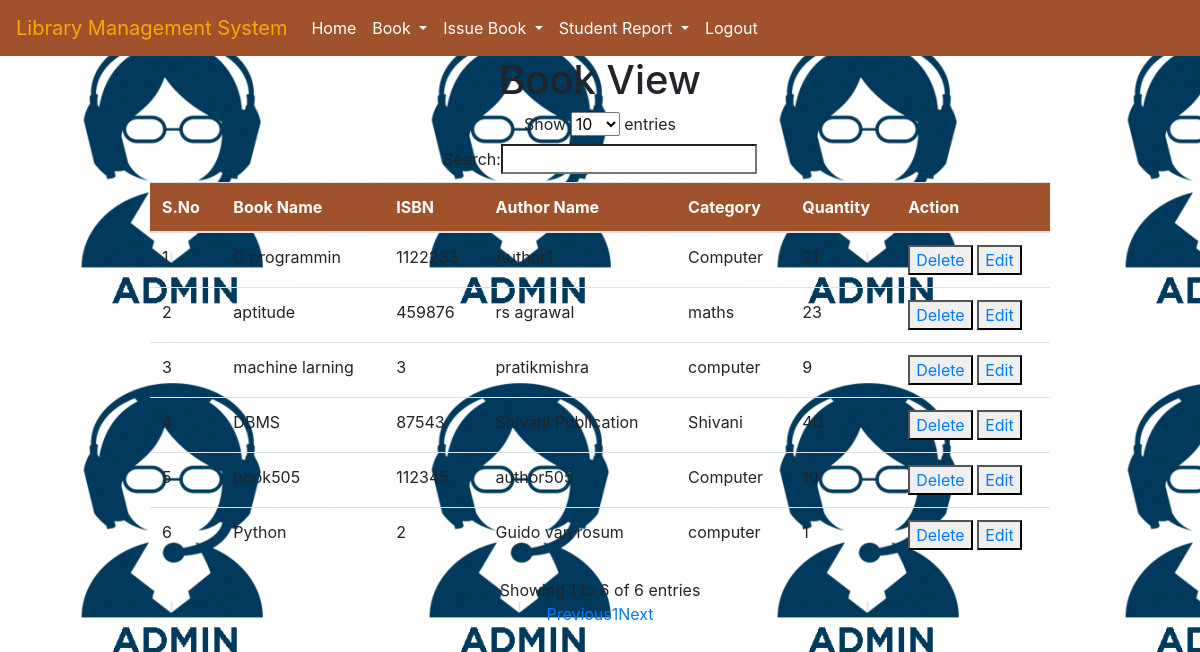
The page /viewbook/ (signed in) on the database its author committed.
### library/models.py (models this page shows, shortened)
class Book(models.Model):
    book_name=models.CharField(max_length=100, null=True)
    category = models.CharField(max_length=30,null=True)
    quantity =models.IntegerField(null=True)
    author = models.CharField(max_length=100,null=True)
    isbn = models.IntegerField(null=True)

### library/views.py (the view)
# urls.py: path('viewbook/',viewbook, name='viewbook'),
def viewbook(request):
    if not request.user.is_authenticated:
        return redirect('loginadmin')
    data=Book.objects.all()
    d={'data':data}
    return render(request,'bookview.html',d)

### library/templates/bookview.html (shortened to what this page needs)
{% extends 'navigation.html' %}
{% load static %}
{% block body %}
    <h1 align="center">Book View</h1>
<div align="center">
    <table id="myTable" style="width:900px" class="table table-border">
        <thead style="background-color:#a0522d;color:white">
        <tr>
            <th>S.No</th>
            <th>Book Name</th>
            <th>ISBN</th>
            <th>Author Name</th>
            <th>Category</th>
            <th>Quantity</th>
            <th>Action</th>
        </tr>
        </thead>
        <tbody>
        {% for i in data %}
        <tr>
            <td>{{forloop.counter}}</td>
            <td>{{i.book_name}}</td>
            <td>{{i.isbn}}</td>
            <td>{{i.author}}</td>
            <td>{{i.category}}</td>
            <td>{{i.quantity}}</td>
            <td> <button><a href="{% url 'deletebook' i.id %}">Delete</a></button>
             <button><a href="{% url 'editbook' i.id %}">Edit</a></button></td>
        </tr>
        {% endfor %}
        </tbody>
    </table>
</div>
{% endblock %}

### library/templates/navigation.html (shortened to what this page needs)
{% load static %}
<!DOCTYPE html>
<html lang="en">
<head>
  <link rel="stylesheet" href="https://maxcdn.bootstrapcdn.com/bootstrap/4.3.1/css/bootstrap.min.css">
<link href="https://stackpath.bootstrapcdn.com/font-awesome/4.7.0/css/font-awesome.min.css" rel="stylesheet">
</head>
<body >
<nav class="navbar navbar-expand-sm" style="background-color:#a0522d">
  <a class="navbar-brand" href="#" style="color:orange">Library Management System</a>
  <ul class="navbar-nav">
    <li class="nav-item">
      <a class="nav-link" href="{% url 'home' %}" style="color:white">Home</a>
    </li>
    <li class="nav-item dropdown">
      <a class="nav-link dropdown-toggle" href="#" id="navbardrop" data-toggle="dropdown" style="color:white">
      Book
      </a>
    </li>
    <li class="nav-item dropdown">
      <a class="nav-link dropdown-toggle" href="#" id="navbardrop" data-toggle="dropdown" style="color:white">
       Issue Book
      </a>
    </li>
    <li class="nav-item dropdown">
      <a class="nav-link dropdown-toggle" href="#" id="navbardrop" data-toggle="dropdown" style="color:white">
       Student Report
      </a>
    </li>
    <li class="nav-item">
      <a class="nav-link" href="{% url 'home' %}" style="color:white">Logout</a>
    </li>
  </ul>
</nav>
{% block body %}
{% endblock %}
</body>
</html>

### library/templates/navigation.html (style rules this page uses)
* { box-sizing: border-box; }
body { background-image:url("admin.png"); }
h1 { background-color: }

### rows shown on the page
Book: book_name "C programmin", isbn "1122233", author "Author1", category "Computer", quantity "21"
Book: book_name "aptitude", isbn "459876", author "rs agrawal", category "maths", quantity "23"
Book: book_name "machine larning", isbn "3", author "pratikmishra", category "computer", quantity "9"
Book: book_name "DBMS", isbn "87543", author "Shivani Publication", category "Shivani", quantity "40"
Book: book_name "book505", isbn "112345", author "author505", category "Computer", quantity "10"
Book: book_name "Python", isbn "2", author "Guido van rosum", category "computer", quantity "1"
